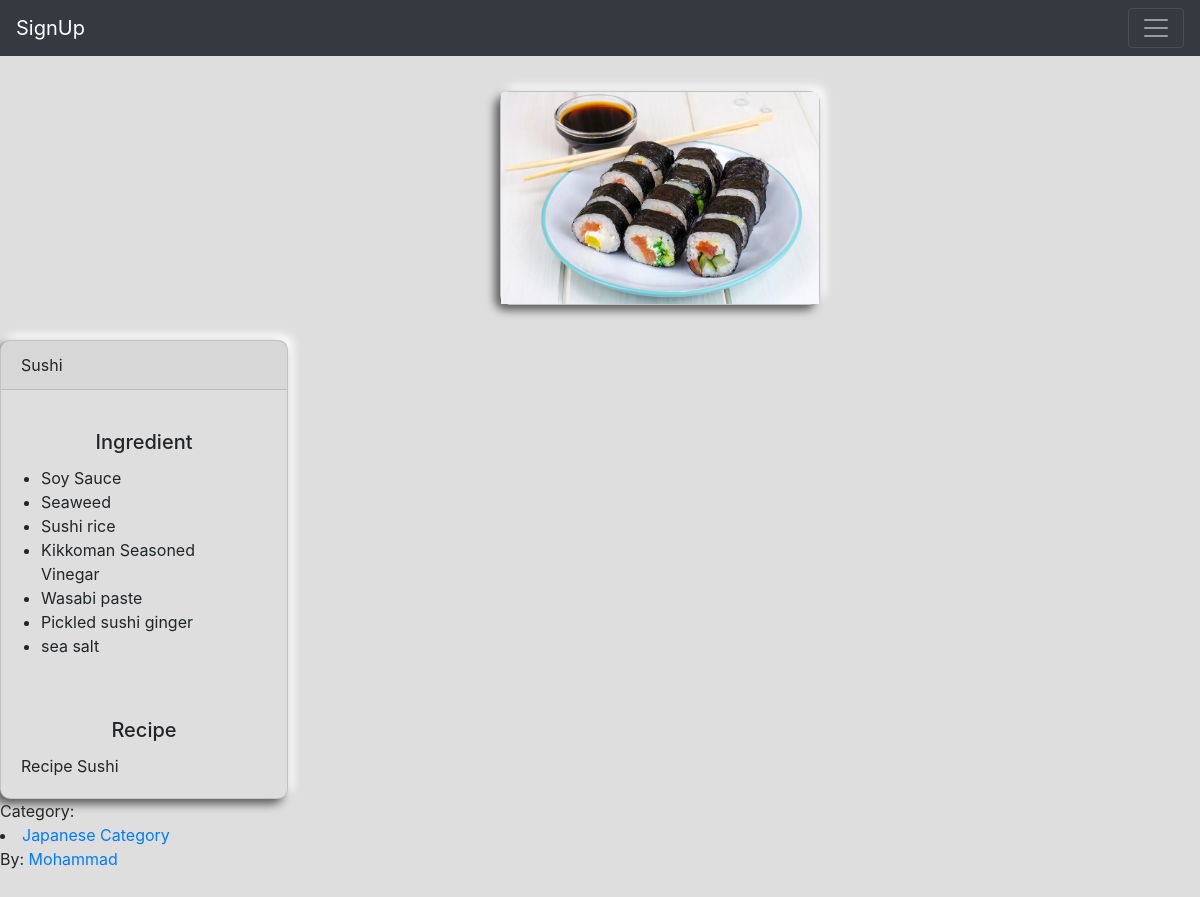
The page /recipe_details/7 on the database its author committed.
### Foodiz_app/models.py (models this page shows, shortened)
class Recipe (models.Model):
    food_name = models.CharField(max_length=255)
    recipe = models.TextField()
    image = models.ImageField( blank=True, null=True)
    profile = models.ForeignKey(Profile,on_delete=models.CASCADE,related_name='recipe')
    ingredient = models.ManyToManyField(Ingredient,related_name='Recipe_ingredient')
    category = models.ManyToManyField(Category, related_name='category')

class Ingredient (models.Model):
    ingredient_name = models.CharField(max_length=255)

class Category(models.Model):
    category_name = models.CharField(max_length=255)
    ingredient =models.ManyToManyField(Ingredient, related_name='ingredient')

class Profile(models.Model):
    bio = models.TextField()
    profile_pic = models.ImageField(upload_to="media/",null=True ,blank=True)
    user = models.OneToOneField(User,on_delete=models.CASCADE)
    def __str__(self):
        return f"{self.user.username}"

### Foodiz_app/views.py (the view)
# urls.py: path("recipe_details/<int:recipe_id>",get_recipe, name ="recipe_details"),
def get_recipe(request, recipe_id):
    recipe = Recipe.objects.get(id=recipe_id)
    context= {
        'recipe':{
            'food_name' :recipe.food_name ,
            'profile'   : recipe.profile ,
            'image'     : recipe.image,
            'recipe'    :recipe.recipe ,
            'ingredient': recipe.ingredient,
            'category'  : recipe.category,
        }
    }
    return render(request, "recipe_details.html",context)

### Foodiz_app/templates/recipe_details.html (shortened to what this page needs)
{%extends 'base.html'%}
{%load static%}
{%block content%}
    {% if recipe.image %}
    <div class="card" style="width: 20rem; left: 500px;">
        <img src="{{ recipe.image.url }}" class="card-img-top" alt="...">
      </div>
    {% endif %}
    <div class="card">
        <div class="card-header">
            {{recipe.food_name}}
        </div>
        <div class="card-body">
            <div class="card-body">
                <h5 class="card-title">
                    <td >
                        Ingredient
                    </td>
                </h5>
                <ul class="list-group list-group-flush">
                    {% for ing in recipe.ingredient.all %}
                    <li>{{ing.ingredient_name}}</li>
                    {% endfor %}
                </ul>
            </div>
        </div>
            <div class="card-body">
          <h5 class="card-title">
                Recipe
        </h5>
          <p class="card-text">
                 {{recipe.recipe}}
          </p>
        </div>
      </div>
        Category:
    {%for index in recipe.category.all %}
    <li ><a href="#">{{index.category_name}}</a></td></li>
    {% endfor %}
    By:
    <a href="#" class="card-link">{{recipe.profile}}</a>
    <br>
    <br>
    <br>
    <br>
    <br>
    <br>
    <br>
    <br>
{%endblock content%}

### Foodiz_app/static/css/style.css (style rules this page uses)
.card { width: 18rem; margin-top: 35px; border-radius: 10px; background: #dedede; box-shadow: -5px 5px 10px #595959, 5px -5px 10px #ffffff; margin-right: 30px; }
body { background-color: #dedede; height: 100vh; align-items: center; justify-content: center; }
.card-title { text-align: center; }

### rows shown on the page
Recipe: food_name "Sushi", recipe "Recipe Sushi"
Ingredient: ingredient_name "Soy Sauce"
Ingredient: ingredient_name "Seaweed"
Ingredient: ingredient_name "Sushi rice"
Ingredient: ingredient_name "Kikkoman Seasoned Vinegar"
Ingredient: ingredient_name "Wasabi paste"
Ingredient: ingredient_name "Pickled sushi ginger"
Ingredient: ingredient_name "sea salt"
Category: category_name "Japanese Category"
Profile: profile "Mohammad"
